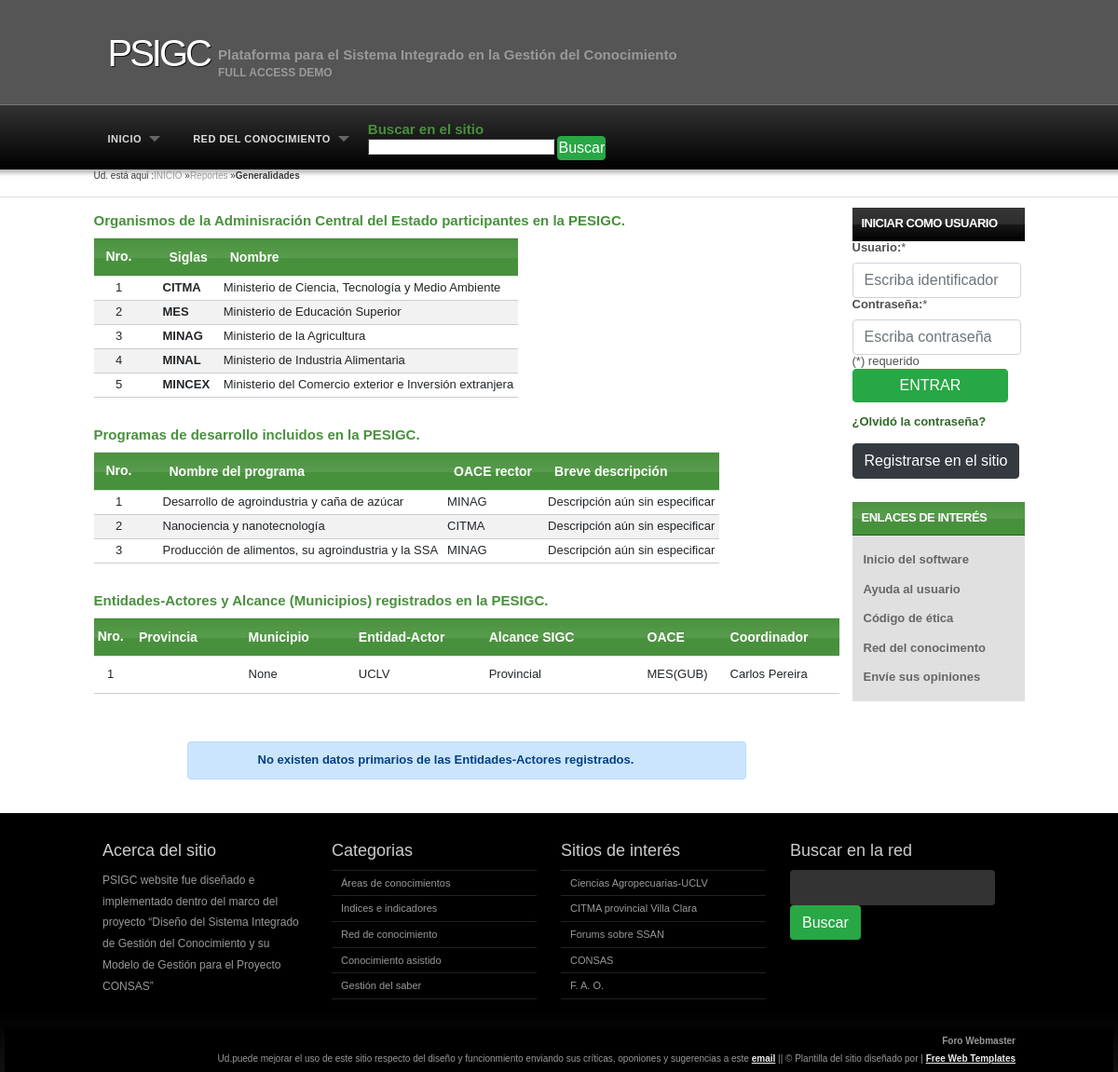
The page /url_reportes/url_general/ on the database its author committed.
### psigcmod/models.py (models this page shows, shortened)
class Oace(models.Model):
    idoace = models.AutoField(primary_key=True)
    siglas = models.CharField(max_length=10, verbose_name="Siglas", unique=True)
    nombreoace = models.CharField(max_length=60, verbose_name="Nombre del Organismo de Administración Central del Estado", unique=True)
    class Meta:
        verbose_name = 'Organismo del Estado'
        verbose_name_plural = 'Organismos del Estado'
        ordering = ['nombreoace']
        db_table ='oace'

class ProgDesarrollo(models.Model):
    idprog = models.AutoField(primary_key=True)
    nombreprog = models.CharField(max_length=100, verbose_name="Nombre del programa de desarrollo", unique=True)
    descriprog = models.TextField(default="Descripción aún sin especificar", verbose_name="Descripción del programa", null=True, blank=True)
    oacerector = models.ForeignKey("Oace", verbose_name="Organismo rector",on_delete=models.SET_NULL, blank=True, null=True)
    class Meta:
        verbose_name = 'Programa de desarrollo'
        verbose_name_plural = 'Programas de desarrollo'
        ordering = ['nombreprog']
        db_table ='progdesarrollo'

class EntidActor(models.Model):
    idactor = models.AutoField(primary_key=True)
    nombreactor = models.CharField(max_length=100, verbose_name="Nombre de Entidad-Organización-Actor", null=False, blank=False, unique=True)
    nombrecorto = models.CharField(max_length=20, verbose_name="Nombre corto o Siglas de Entidad-Actor", unique=True)
    tipoactor = models.CharField(max_length=3, choices=ctiporg, null=False, default='GUB')
    pais = models.CharField(max_length=100, choices=cpais, verbose_name="País procedencia de la entidad")
    alcanc = models.CharField(max_length=10, choices=calcanc, verbose_name="Alcance del SIGC", null=False, default='Municipal')
    prgdesarr = models.ManyToManyField("ProgDesarrollo", verbose_name ="Programa(s) de desarrollo que ejecuta", related_name="programas")
    coordinador = models.ForeignKey("Usuario", verbose_name="Coordinador o representante principal", on_delete=models.SET_NULL, null=True, blank=True)
    altinfluenc = models.BooleanField(default=False, verbose_name="Alta Influencia")
    bajdepend = models.BooleanField(default=False, verbose_name="Baja dependencia")
    munic = models.ForeignKey("Municipio", verbose_name="Municipio de la Entidad-Actor", on_delete=models.CASCADE, null=True, blank=True)
    oace = models.ForeignKey("Oace", on_delete=models.SET_NULL, null=True, blank=True, verbose_name="Organismo Administración Central Estado al que pertenece (entidad nacional)")
    class Meta:
        verbose_name = 'Entidad_Actor'
        verbose_name_plural = 'Entidad_Actores'
        ordering = ['nombreactor']
        db_table ='entidactor'

class Usuario(AbstractUser):
    ingreso = models.DateField(auto_now_add=True,)
    municipio=models.ForeignKey("Municipio", on_delete=models.SET_NULL, verbose_name="Municipio de procedencia", blank=True, null=True)
    genero = models.CharField(max_length = 10, verbose_name="Género", choices=cgenero, null=True, default='')
    grdctfacad = models.CharField(max_length=20, choices=cgrd, verbose_name="Último título académico o científico alcanzado",blank=True, null=True)
    princresult = models.TextField(verbose_name="Principales resultados científicos", blank=True, null=True)
    foto=models.ImageField(default='', upload_to='Profiles', null=True, blank=True)
    grupo = models.ForeignKey("Grupo", verbose_name='Grupo de usuarios', on_delete=models.SET_NULL, null=True, blank=True)
    class Meta:
        verbose_name = 'Usuario'
        ordering = ['last_name', 'first_name',]
        db_table = 'usuario'

### psigcrep/views.py (the view)
# urls.py: path('url_general/', views.vista_generalidad, name='url_general'),
def vista_generalidad(request):
    try:
        orgadata = Oace.objects.order_by('siglas').all()
    except:
        messages.add_message(request=request, level=messages.ERROR, message="Error al intentar cargar los OACEs.")
    try:
        progdata = ProgDesarrollo.objects.all()
    except:
        messages.add_message(request=request, level=messages.ERROR, message="Error al intentar cargar programas de desarrollo.")
    try:
        entidact = EntidActor.objects.order_by('munic__prov__nombreprov', 'munic__nombremun', 'nombrecorto')
    except:
        messages.add_message(request=request, level=messages.ERROR, message="Error al intentar cargar las Entidades-Actores.")
    try:
        inforegent = InfoEjes.objects.order_by('munic__prov__nombreprov', 'entidactor__nombrecorto', 'munic__nombremun').values('munic__idmun', 'entidactor__idactor', 'munic__prov__nombreprov', 'munic__nombremun','entidactor__nombrecorto').annotate(num_municip=Count('entidactor__munic'))
    except:
        messages.add_message(request=request, level=messages.ERROR, message="Error al intentar cargar los datos de las Entidades-Actores.")
    return render(request, "psigcrep/tablegeneralrep.html", {"organismos":orgadata, "programas":progdata, 'entidact':entidact, 'inforegent':inforegent})

### psigcrep/templates/psigcrep/tablegeneralrep.html (shortened to what this page needs)
{% extends 'psigchom/main.html' %}
{% load static %}
{% block content %}
<body class="noheader">
    <div id="breadcrumbs">
        <span>Ud. está aqui :</span><a href="index.html">INICIO</a> &raquo;<a href="#">Reportes</a> &raquo;<strong>Generalidades</strong></span>
    </div>
    <div id="content"><br>
        <div class="container">
            {% if organismos %}
                <h4><strong> Organismos de la Adminisración Central del Estado participantes en la PESIGC.</strong></h4>
                <div class="row">
                    <div class="col-sm-15 col-m-15 col-lg-15">
                        <div class="table table-striped table-hover table-reponsive-sm table-reponsive-m table-reponsive-lg">
                            <table >
                                <tr>
                                    <th style="width: 1%; margin: 0 1em; padding: 0.8em 2em">Nro.</th>
                                    <th style="">Siglas</th>
                                    <th style="">Nombre</th>
                                </tr>
                                {% for org in organismos %}
                                    <tr>
                                        <td align="center" style="padding: 5px 5px">{{ forloop.counter }}</td>
                                        <td style="padding: 5px 5px"><strong>{{org.siglas}}</strong></td>
                                        <td style="padding: 5px 5px">{{org.nombreoace}}</strong></td>
                                    </tr>
                                {% endfor %}
                            </table>
                        </div>
                    </div>
                </div><br>
            {% else %}
                <div class="card-body" align="center" style="width:80%; margin: auto">
                    <div class="alert alert-primary alert-dismissible fade show" role="alert"><strong> No existen Organismos de la Administración del Estado participando en la PESIGC.</strong></div>
                </div>
            {% endif %}
            {% if programas %}
                <h4><strong> Programas de desarrollo incluidos en la PESIGC.</strong></h4>
                <div class="row">
                    <div class="col-sm-15 col-m-15 col-lg-15">
                        <div class="table table-striped table-hover table-reponsive-sm table-reponsive-m table-reponsive-lg">
                            <table >
                                <tr>
                                    <th style="width: 1%; margin: 0 1em; padding: 0.8em 2em">Nro.</th>
                                    <th >Nombre del programa</th>
                                    <th >OACE rector</th>
                                    <th >Breve descripción</th>
                                </tr>
                                {% for prog in programas %}
                                    <tr>
                                        <td align="center" style="padding: 5px 5px">{{ forloop.counter }}</td>
                                        <td style="padding: 5px 5px">{{prog.nombreprog}}</td>
                                        <td style="padding: 5px 5px">{{prog.oacerector.siglas}}</td>
                                        <td style="padding: 5px 5px">{{prog.descriprog}} </td>
                                    </tr>
                                {% endfor%}
                            </table>
                        </div>
                    </div>
                </div><br>
            {% else %}
                <div class="card-body" align="center" style="width:80%; margin: auto">
                    <div class="alert alert-primary alert-dismissible fade show" role="alert"><strong> No existen programas de desarrollo incluidos en la PESIGC.</strong></div>
                </div>
            {% endif %}
            {% if entidact  %}
                <h4><strong> Entidades-Actores y Alcance (Municipios) registrados en la PESIGC.</strong></h4>
                <div class="row">
                    <div class="col-sm-12 col-m-12 col-lg-12 ">
                        <div class="table table-striped table-hover table-reponsive-sm">
                            <table >
                                <tr>
                                    <th style="width: 1%; margin: 0; padding: 0.8em 0.3em">Nro.</th>
                                    <th style="width: 16%">Provincia </th>
                                    <th style="width: 16%">Municipio </th>
                                    <th style="width: 20%">Entidad-Actor</th>
                                    <th style="width: 25%">Alcance SIGC</th>
                                    <th style="width: 5%">OACE</th>
                                    <th style="width: 30%">Coordinador</th>
                                </tr>
                                {% for entact in entidact %}
                                    <tr>
                                        <td align="center">{{ forloop.counter }}</td>
                                        <td>{{entact.munic.prov}} </td>
                                        <td>{{entact.munic}} </td>
                                        <td>{{entact.nombrecorto}}</td>
                                        <td>{{entact.alcanc}} {% if entact.alcanc == 'Municipal' %}({{entact.munic}}){%endif%}</td>
                                        <td>{% if entact.oace %} {{entact.oace.siglas}}({{entact.tipoactor}}){%else%}{{entact.tipoactor}} {%endif%}</td>
                                        <td>{% if entact.coordinador %} {{entact.coordinador.first_name}} {{entact.coordinador.last_name}}{%else%}aún sin asignar{% endif%}</td>
                                    </tr>
                                {% endfor%}
                            </table>
                        </div>
                    </div>
                </div> <br>
                {% if inforegent %}
                <h4><strong> Entidades-Actores con datos primarios registrados en la PESIGC.</strong></h4>
                <div class="row">
                    <div class="col-sm-12 col-m-12 ">
                        <div class="table table-striped table-hover table-reponsive-sm table-reponsive-lg">
                            <table >
                                <tr>
                                    <th style="width: 1%; margin: 0; padding: 0.8em 0.3em">Nro.</th>
                                    <th style="width: 20%">Provincia </th>
                                    <th style="width: 30%">Entidad-Actor</th>
                                    <th style="width: 30%">Municipio SIGC (#registros)</th>
                                    <th style="width: 20%"></th>
                                </tr>
                                {% for regent in inforegent %}
                                    <tr>
                                        <td align="center" style="padding: 0.5em 0 0.5em 0">{{ forloop.counter }}</td>
                                        <td style="padding: 5px 5px">{{regent.munic__prov__nombreprov}}</td>
                                        <td style="padding: 5px 5px">{{regent.entidactor__nombrecorto}}</td>
                                        <td style="padding: 5px 5px">{{regent.munic__nombremun}} ( {{regent.num_municip}})</p></td>
                                        <td>
                                            <div style="width: 100%"align="right"><a class="btn alert-success alert-dismissible fade show" style="margin: 0.1em 0 0.2em 0; padding: 0 0.2em" href="{% url 'url_regentimunic' regent.entidactor__idactor regent.munic__idmun %}"><p>ver datos</p></a></div>
                                        </td>
                                    </tr>
                                {% endfor%}
                            </table>
                        </div>
                    </div>
                </div>
                {% else %}
                    <div class="card-body" align="center" style="width:80%; margin: auto">
                        <div class="alert alert-primary alert-dismissible fade show" role="alert"><strong> No existen datos primarios de las Entidades-Actores registrados.</strong></div>
                    </div>
                {% endif %}
            {% else %}
                <div class="card-body" align="center" style="width:70%; margin: auto">
                    <div class="alert alert-primary alert-dismissible fade show" role="alert"><strong> No existen Entidades-Actores resgitrados en la PSIGC.</strong></div>
                </div>
            {% endif %}
        </div>
    </div>
</body>
{%endblock%}

### rows shown on the page
Oace: siglas "CITMA", nombreoace "Ministerio de Ciencia, Tecnología y Medio Ambiente"
Oace: siglas "MES", nombreoace "Ministerio de Educación Superior"
Oace: siglas "MINAG", nombreoace "Ministerio de la Agricultura"
Oace: siglas "MINAL", nombreoace "Ministerio de Industria Alimentaria"
Oace: siglas "MINCEX", nombreoace "Ministerio del Comercio exterior e Inversión extranjera"
ProgDesarrollo: nombreprog "Desarrollo de agroindustria y caña de azúcar", oacerector.siglas "MINAG", descriprog "Descripción aún sin especificar"
ProgDesarrollo: nombreprog "Nanociencia y nanotecnología", oacerector.siglas "CITMA", descriprog "Descripción aún sin especificar"
ProgDesarrollo: nombreprog "Producción de alimentos, su agroindustria y la SSA", oacerector.siglas "MINAG", descriprog "Descripción aún sin especificar"
EntidActor: munic "None", nombrecorto "UCLV", alcanc "Provincial", oace.siglas "MES", tipoactor "GUB", coordinador.first_name "Carlos", coordinador.last_name "Pereira"
